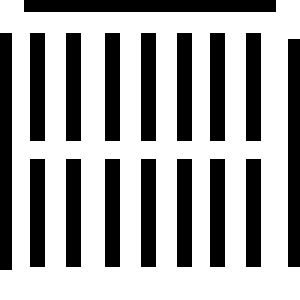
#> input picture CCD_star/Store.gif, 100 x 100 px (shown 3 times larger); the run also reads 1 picture not shown here
$ python CCD_star_no_turtle.py
#> lines starting #> are read from the running program, lines starting #| are printed output that depends on the picture; after the words box and inside, x2 and y2 are one past the last pixel; in counts of white or black regions, pixels touching at a corner belong together
'''
RBE550 Fall 2018 Total Coverage Team Project
WPI MS Robotics engineering
Ryan Ferrin, Karthick Dhavamani, Krishna Matta
2018/Dec/09
1 of 3 algorithms tested for complete Coverage

This is an Implementation of Complete Coverage D* algorithm described by
Marija Dakulovic ∗ Sanja Horvatic ∗ Ivan Petrovic. 2011

implementation by Ryan Ferrin 2018

The code simulates new and dynamic obstacles by loading in variations of the first map. to run select which level to solve
and un-comment the group of 4 images. and comment out the other images
'''

from PIL import Image
import numpy
import queue as Q
import time

# colors used to draw images
white = (255, 255, 255)
black = (0, 0, 0)
blue = (0, 0, 255)
green = (0, 255, 0)
red = (255, 0, 0)
purple = (85, 26, 139)
yellow = (255, 255, 100)

# [12 lines of commented-out code are left out]
pic1 = "Store.gif"
pic2 = "Store2.gif"
pic3 = "Store3.gif"
pic4 = "Store4.gif"

# [11 lines of commented-out code are left out]
def scan(area):
    obs_loc = []
    cfree = []
    im = Image.open(area).convert("RGB")
    size = im.size
    columns = size[0]
    rows = size[1]
    grid = numpy.zeros((rows, columns))

    for i in range(columns):
        for j in range(rows):
            value = im.getpixel((i, j))
            if value == white:
                grid[i, j] = 0
                cfree.append((i, j))
            elif value == black:
                grid[i, j] = 1
                obs_loc.append((i, j))
    print("number of obstacle nodes" + str(len(obs_loc)))
    print("number of free nodes" + str(len(cfree)))

    return grid, columns, rows, im

# iterate the map to be used
def mapcount(count):

    if count == 2:
        output = scan(pic2)
    elif count == 3:
        output = scan(pic3)
    elif count == 4:
        output = scan(pic4)
    else:
        output = scan(pic1)
    return output


# find repeated nodes
def overlapped(path):
    seen = {}
    revisited = []

    for x in path:
        if x not in seen:
            seen[x] = 1
        else:
            if seen[x] == 1:
                revisited.append(x)
            seen[x] += 1
    print("number of repeated nodes" + str(len(revisited)))
    return revisited

# cost used by CCD*
def cost(x, y, end):
    h = (abs(x - end[0]) + abs(y - end[1])) * -1
    return h

# cost used by D*
def bt_cost(x, y, goal):
    k = (abs(x - goal[0]) + abs(y - goal[1]))
    return k

# classify neighbor nodes for CCD*
def sort(x, y, end, path, grid, neighbors, columns, rows, front):

    # Check for boundary
    if x < 0 or x > columns - 1 or y < 0 or y > rows - 1:
        return
    # Check if the node has already been explored
    elif (x, y) in path:
        return
    elif (x, y) in clean:
        return
    # check for obstacle
    elif grid[x, y] == 1:
        if (x, y) in front:
            front.remove((x, y))
    # Check if path clear
    elif grid[x, y] == 0:
        h = cost(x, y, end)
        neighbors.put((h, (x, y)))
        if (x, y) not in front:
            front.append((x, y))
        return
    else:
        print(grid[x, y])

# classify neighbor nodes of D*
def bt_sort(x, y, goal, bt_path, grid,  neighbors, columns, rows):
    # Check for boundary
    if x < 0 or x > columns - 1 or y < 0 or y > rows - 1:
        return
    # Check if the node has already been explored
    elif (x, y) in bt_path:
        return
    # check for obstacle
    elif grid[x, y] == 1:
        return
    # Check if path clear
    elif grid[x, y] == 0:
        k = bt_cost(x, y, goal)
        neighbors.put((k, (x, y)))
    else:
        print(grid[x, y])

# neighbor search for D*
def bt_explore(bt_pos, goal, bt_path, bt_next, grid, columns, rows):

    bt_neighbors = Q.PriorityQueue()  # priority q for planning algorithm
    # look left
    bt_sort(bt_pos[0] - 1, bt_pos[1], goal, bt_path, grid, bt_neighbors, columns, rows)
    # look up
    bt_sort(bt_pos[0], bt_pos[1] - 1, goal, bt_path, grid, bt_neighbors, columns, rows)
    # look right
    bt_sort(bt_pos[0] + 1, bt_pos[1], goal, bt_path, grid, bt_neighbors, columns, rows)
    # look down
    bt_sort(bt_pos[0], bt_pos[1] + 1, goal, bt_path, grid, bt_neighbors, columns, rows)
    if len(bt_neighbors.queue) == 0:
        print("lost")
        # return
    bt_first = bt_neighbors.get()
    bt_next.append(bt_first[1])

# find closest "dirty" or unexplored node for D* search
def nearest_front(current_pos, front):
    near = 1.0e12
    if len(front) <= 1:
        goal = end
        return goal
    else:
        for n in range(len(front)):
            dist = (abs(current_pos[0] - front[n][0]) + abs(current_pos[0] - front[n][0]))
            if dist < near and front[n] != end:
                near = dist
                goal = front[n]
    return goal

# preform D* search if no available neighbors in CCD*
def backtrack(current_pos, grid, columns, rows, front, path, prox):
    bt_next = []
    bt_path = []
    goal = nearest_front(current_pos, front)

    bt_explore(current_pos, goal, bt_path, bt_next, grid, columns, rows)

    while len(bt_next) != 0:

        bt_pos = bt_next.pop()
        path.append(bt_pos)
        if bt_pos == goal:
            prox.append(bt_pos)
            return
        bt_path.append(bt_pos)
        bt_explore(bt_pos, goal, bt_path, bt_next, grid, columns, rows)


# explore neighbors for CCD*
def explore(current_pos, grid, columns, rows, path, front, prox):

    neighbors = Q.PriorityQueue()  # priority q for planning algorithm
    # look left
    sort(current_pos[0] - 1, current_pos[1], end, path, grid, neighbors, columns, rows, front)
    # look up
    sort(current_pos[0], current_pos[1] -1, end, path, grid, neighbors, columns, rows, front)
    # look right
    sort(current_pos[0] + 1, current_pos[1], end, path, grid, neighbors, columns, rows, front)
    # look down
    sort(current_pos[0], current_pos[1] + 1, end, path, grid, neighbors, columns, rows, front)

    if len(neighbors.queue) == 0:
        backtrack(current_pos, grid, columns, rows, front, path, prox)
        return
    first = neighbors.get()
    if first[1] == end and len(front) > 1:
        backtrack(current_pos, grid, columns, rows, front, path, prox)
        return
    prox.append(first[1])

# produce image of search/path execution
def visualize_search(im, path, revisited):
    pixel_access = im.load()

    # draw path pixels
    for pixel in path:
        pixel_access[pixel[0], pixel[1]] = blue

    # draw cleaned pixels
    for pixel in clean:
        pixel_access[pixel[0], pixel[1]] = yellow

    # draw revisited pixels
    for pixel in revisited:
        pixel_access[pixel[0], pixel[1]] = purple

    # draw start and end pixels
    pixel_access[start[0], start[1]] = green
    pixel_access[end[0], end[1]] = red

    # display and (maybe) save results
    out = im.resize((500, 500))
    out.show()
    out.save("out.png")

# run the CCD* planner
def ccd_star_plan(start, end, front, grid, columns, rows, im):
    prox = []  # a list of all the places left to explore
    path = []  # an ordered list of (x,y) tuples, representing the path to traverse from start-->goal


    front.append(start)
    prox.append(start)

    # Get start time
    plan_runstart = time.time()

    while len(front) != 0:

        current_pos = prox.pop()
        if current_pos in front:
            front.remove(current_pos)
        path.append(current_pos)
        if current_pos == end:
            break
        explore(current_pos, grid, columns, rows, path, front, prox)

    # Get end time
    plan_runstop = time.time()
    print('Path Length ' + str(len(path)))
    print('TOTAL EXECUTION TIME FOR Planning: ' + str(plan_runstop - plan_runstart))

    revisited = overlapped(path)
    visualize_search(im, path, revisited)
    # print(path)
    return path

# identify nodes that are still dirty before re-planning
def nob_front(clean, dirty):
    front= []
    n = len(clean)
    for i in range(len(dirty) - len(clean)):
        front.append(dirty[n])
        n += 1
    return front


#follow planned path
# Get start time

runstart = time.time()

start = (0, 1)
end = (0, 0)

front = []  # a list of where we haven't tried to go
clean = [] # a list of where we've been

count = 1
output1 = mapcount(count)
#> in scan, im is the input picture: PIL image 100x100 RGB; 65.2% white; 17 black regions, largest, box (x1, y1, x2, y2) and area: (8, 0, 92, 4) 336, (0, 11, 4, 90) 316, (96, 13, 100, 89) 304
#> after the loop in scan, `for i in range(columns):`:
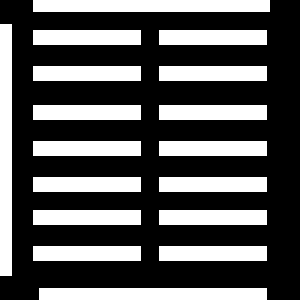
#> grid: shape (100, 100) float64 (shown 3 times larger); values 0 (black) and 1 (white), 34.8% white; 17 white regions, largest, box (x1, y1, x2, y2) and area: (0, 8, 4, 92) 336, (11, 0, 90, 4) 316, (13, 96, 89, 100) 304
#> after the loop in scan, `for i in range(columns):`: cfree = 6524 pairs, first value 0 to 99, second value 0 to 99; obs_loc = 3476 pairs, first value 0 to 99, second value 0 to 89
#| number of obstacle nodes3476
#| number of free nodes6524
grid1 = output1[0]
columns = output1[1]
#> columns = 100
rows = output1[2]
#> rows = 100
im1 = output1[3]

dirty = ccd_star_plan(start, end, front, grid1, columns, rows, im1)
#> after the loop in ccd_star_plan, `while len(front) != 0:`: front = []; path = 6808 pairs, first value 0 to 99, second value 0 to 99
#| Path Length 6808
#> the loop in overlapped, `for x in path:` made 6808 passes
#> x on passes 1 to 3: (0, 1), (0, 2), (0, 3)
#> after the loop in overlapped, `for x in path:`: revisited = 199 pairs, first value 0 to 98, second value 0 to 99; seen = 6524 items
#| number of repeated nodes199
#> the loop in visualize_search, `for pixel in path:` made 6808 passes
#> the loop in visualize_search, `for pixel in revisited:` made 199 passes
#> pixel on passes 1 to 3: (98, 89), (97, 89), (96, 89)
#> in visualize_search, `out = im.resize((500, 500))`:
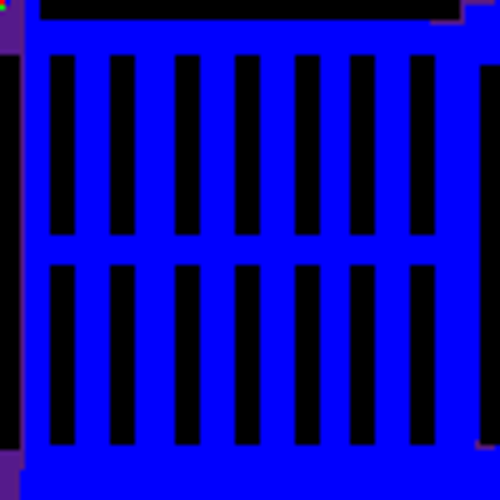
#> out: PIL image 500x500 RGB; mean R, G, B 1.8, 0.6, 164
#> in ccd_star_plan, `visualize_search(im, path, revisited)`:
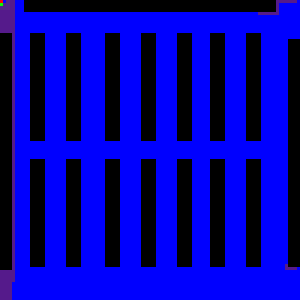
#> im: PIL image 100x100 RGB (shown 3 times larger); mean R, G, B 1.7, 0.5, 164
#> dirty has the same summary as path in ccd_star_plan
dirty1 = dirty
#> dirty1 has the same summary as path in ccd_star_plan

count = 2
output2 = mapcount(count)
#| number of obstacle nodes3488
#| number of free nodes6512
grid = output2[0]
im = output2[3]
spot = 0
i=0

while spot != end:
    spot = dirty[i]
#> spot = (0, 1)
    clean.append(spot)
    if spot == end:
         break
    #look ahead
    ahead = dirty[i + 1]
#> ahead = (0, 2)
    if grid[ahead[0], ahead[1]] == 1:
        # front = nob_front(clean, dirty1)
        print(len(front))
        dirty = ccd_star_plan(spot, end, front, grid, columns, rows, im)
        count = count + 1
        output = mapcount(count)
        grid = output[0]
        im = output[3]
        i = 0
    else:
        i = i + 1

runstop = time.time()
print('Final Path Length ' + str(len(clean)))
print('TOTAL EXECUTION TIME FOR Planning: ' + str(runstop - runstart))

dupe = overlapped(clean)
visualize_search(im1, dirty1, dupe)
